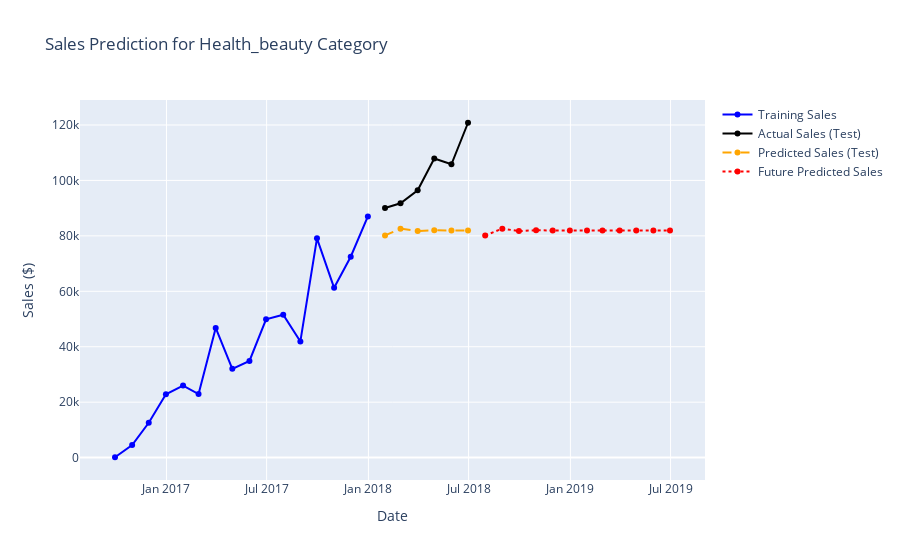
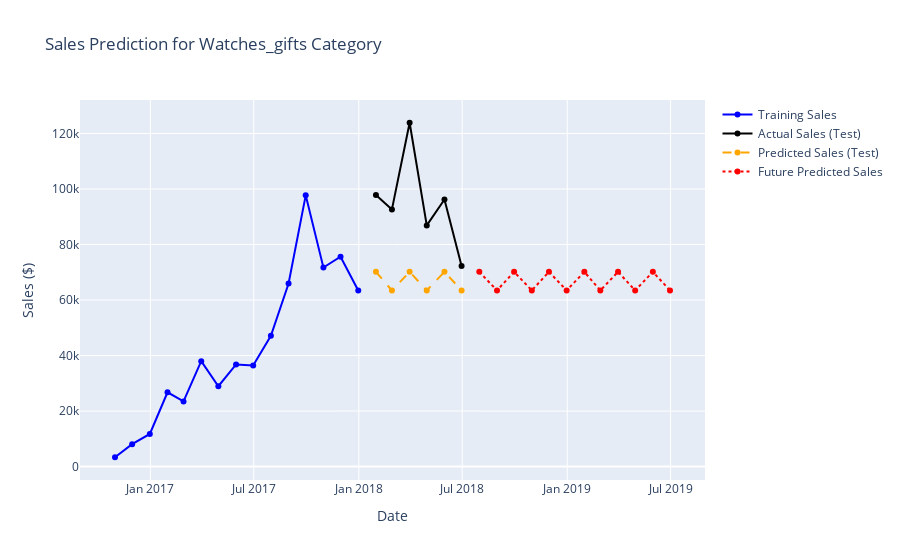
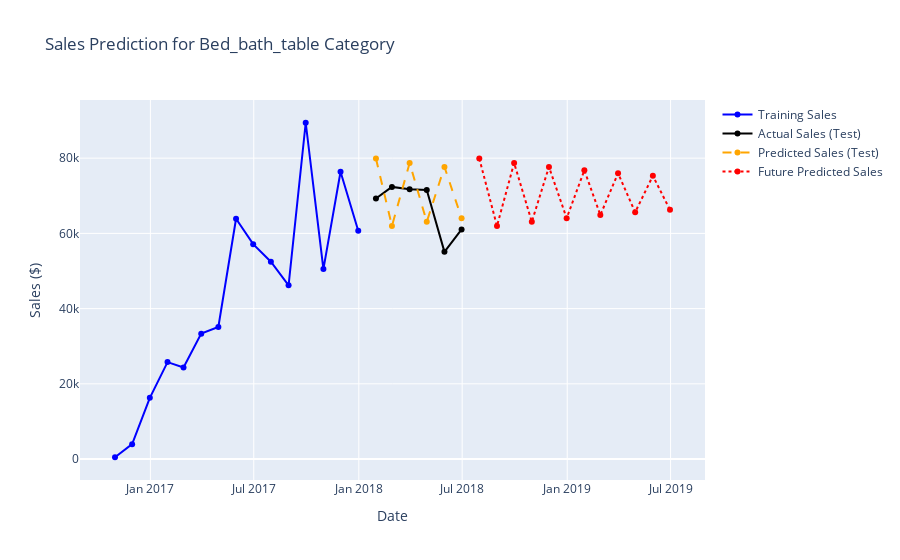
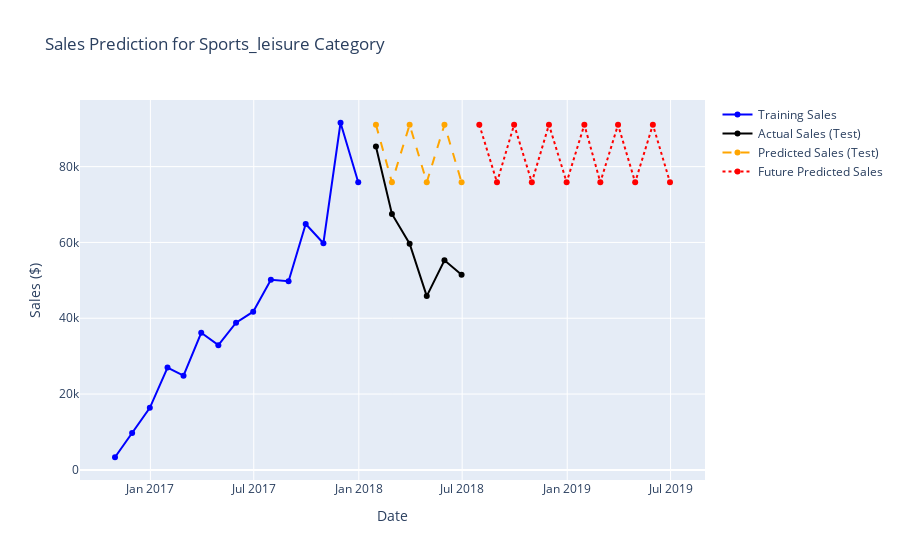

Source (notebook cell) for these figures, in order:
### Code cell
import pandas as pd
import plotly.graph_objs as go
from statsmodels.tsa.arima.model import ARIMA
from sklearn.metrics import mean_absolute_error, mean_squared_error, r2_score
import numpy as np

# Load the cleaned dataset
full_data = pd.read_csv('cleaned_full_data.csv')

# Step 1: Calculate total sales for each product category
total_sales_by_category = (
    full_data.groupby('product_category_name_english')['price']
    .sum()
    .reset_index()
)

# Step 2: Identify the top 5 categories by total sales
top_categories = total_sales_by_category.nlargest(5, 'price')['product_category_name_english'].tolist()

# Prepare a summary dictionary for the results
results_summary = {}
predicted_sales_summary = {}

# Number of future months to predict
future_months = 12  # Predicting for the next 12 months

# Step 3: Time Series Analysis for Each Top Category
for category_name in top_categories:
    # Filter data for the specific category
    category_data = full_data[full_data['product_category_name_english'] == category_name]

    # Group by year and month, summing up the sales
    category_monthly_sales = category_data.groupby(['order_year', 'order_month'])['price'].sum().reset_index()

    # Create a new Date column for easy time-based indexing
    category_monthly_sales['date'] = pd.to_datetime(
        category_monthly_sales['order_year'].astype(str) + '-' + 
        category_monthly_sales['order_month'].astype(str).str.zfill(2) + '-01'
    )

    # Sort values by date and set as index
    category_monthly_sales = category_monthly_sales.sort_values(by='date').reset_index(drop=True)
    category_monthly_sales.set_index('date', inplace=True)

    # Ensure frequency is set
    category_monthly_sales.index = pd.date_range(start=category_monthly_sales.index[0], 
                                                  periods=len(category_monthly_sales), 
                                                  freq='ME')  # Set frequency to month end

    # Split data: 2016-2017 for training, 2018 for testing
    train_data = category_monthly_sales[category_monthly_sales.index < '2018-01-01']
    test_data = category_monthly_sales[category_monthly_sales.index >= '2018-01-01']

    # Fit the ARIMA model
    model = ARIMA(train_data['price'], order=(1, 1, 1))  # Change the order as needed
    model_fit = model.fit()

    # Make predictions for the test set
    y_pred_test = model_fit.forecast(steps=len(test_data))

    # Calculate evaluation metrics
    mae = mean_absolute_error(test_data['price'], y_pred_test)
    mse = mean_squared_error(test_data['price'], y_pred_test)
    rmse = np.sqrt(mse)
    r2 = r2_score(test_data['price'], y_pred_test)

    # Store the results in the summary dictionary
    results_summary[category_name] = {
        'MAE': mae,
        'MSE': mse,
        'RMSE': rmse,
        'R² Score': r2
    }

    # Summarize predicted sales for future analysis
    predicted_sales_summary[category_name] = {
        'Predicted Sales': y_pred_test.sum()  # Sum of predicted sales for the testing period
    }

    # Future Predictions
    future_index = pd.date_range(start=category_monthly_sales.index[-1] + pd.DateOffset(months=1), 
                                  periods=future_months, freq='ME')  # Changed to 'ME'
    future_predictions = model_fit.forecast(steps=future_months)

    # Plotting with Plotly
    fig = go.Figure()
    fig.add_trace(go.Scatter(x=train_data.index, y=train_data['price'], mode='lines+markers', name='Training Sales', line=dict(color='blue')))
    fig.add_trace(go.Scatter(x=test_data.index, y=test_data['price'], mode='lines+markers', name='Actual Sales (Test)', line=dict(color='black')))
    fig.add_trace(go.Scatter(x=test_data.index, y=y_pred_test, mode='lines+markers', name='Predicted Sales (Test)', line=dict(dash='dash', color='orange')))
    fig.add_trace(go.Scatter(x=future_index, y=future_predictions, mode='lines+markers', name='Future Predicted Sales', line=dict(dash='dot', color='red')))
    fig.update_layout(title=f'Sales Prediction for {category_name.capitalize()} Category', 
                      xaxis_title='Date', 
                      yaxis_title='Sales ($)', 
                      hovermode="x unified")
    fig.show()

# Convert results summary to DataFrame for better visualization
results_df = pd.DataFrame(results_summary).T
predicted_sales_df = pd.DataFrame(predicted_sales_summary).T

# Display the results summary
print("Evaluation Metrics:")
print(results_df)

# Identify and display the category with the highest predicted sales
highest_sales_category = predicted_sales_df['Predicted Sales'].idxmax()
highest_sales_value = predicted_sales_df['Predicted Sales'].max()

print(f"\nThe category with the highest predicted sales is: {highest_sales_category} "
      f"with predicted sales of ${highest_sales_value:.2f}")

# Display future predictions for all top categories
for category in top_categories:
    # Use the already computed future_predictions from the last loop iteration
    print(f"Future predicted sales for {category} for the next {future_months} months: {predicted_sales_summary[category]['Predicted Sales']:.2f}")

### Figure 1 — Plotly figure (JSON) as saved in the notebook; plotly's stock layout.template omitted (floating-point values rounded to 4 significant figures)
{"data": [{"line": {"color": "blue"}, "mode": "lines+markers", "name": "Training Sales", "type": "scatter", "x": ["2016-09-30T00:00:00", "2016-10-31T00:00:00", "2016-11-30T00:00:00", "2016-12-31T00:00:00", "2017-01-31T00:00:00", "2017-02-28T00:00:00", "2017-03-31T00:00:00", "2017-04-30T00:00:00", "2017-05-31T00:00:00", "2017-06-30T00:00:00", "2017-07-31T00:00:00", "2017-08-31T00:00:00", "2017-09-30T00:00:00", "2017-10-31T00:00:00", "2017-11-30T00:00:00", "2017-12-31T00:00:00"], "y": [135.0, 4553.0, 12560.0, 22840.0, 26000.0, 22940.0, 46790.0, 32030.0, 34900.0, 49870.0, 51540.0, 41920.0, 79120.0, 61260.0, 72470.0, 87000.0]}, {"line": {"color": "black"}, "mode": "lines+markers", "name": "Actual Sales (Test)", "type": "scatter", "x": ["2018-01-31T00:00:00", "2018-02-28T00:00:00", "2018-03-31T00:00:00", "2018-04-30T00:00:00", "2018-05-31T00:00:00", "2018-06-30T00:00:00"], "y": [90030.0, 91750.0, 96460.0, 107900.0, 105800.0, 120800.0]}, {"line": {"color": "orange", "dash": "dash"}, "mode": "lines+markers", "name": "Predicted Sales (Test)", "type": "scatter", "x": ["2018-01-31T00:00:00", "2018-02-28T00:00:00", "2018-03-31T00:00:00", "2018-04-30T00:00:00", "2018-05-31T00:00:00", "2018-06-30T00:00:00"], "y": [80160.0, 82610.0, 81730.0, 82040.0, 81930.0, 81970.0]}, {"line": {"color": "red", "dash": "dot"}, "mode": "lines+markers", "name": "Future Predicted Sales", "type": "scatter", "x": ["2018-07-31T00:00:00", "2018-08-31T00:00:00", "2018-09-30T00:00:00", "2018-10-31T00:00:00", "2018-11-30T00:00:00", "2018-12-31T00:00:00", "2019-01-31T00:00:00", "2019-02-28T00:00:00", "2019-03-31T00:00:00", "2019-04-30T00:00:00", "2019-05-31T00:00:00", "2019-06-30T00:00:00"], "y": [80160.0, 82610.0, 81730.0, 82040.0, 81930.0, 81970.0, 81960.0, 81960.0, 81960.0, 81960.0, 81960.0, 81960.0]}], "layout": {"autosize": true, "hovermode": "x unified", "title": {"text": "Sales Prediction for Health_beauty Category"}, "xaxis": {"autorange": true, "range": ["2016-07-30 08:49:10.8697", "2019-08-30 15:10:49.1303"], "title": {"text": "Date"}, "type": "date"}, "yaxis": {"autorange": true, "range": [-9823.0, 130800.0], "title": {"text": "Sales ($)"}, "type": "linear"}}}

### Figure 2 — Plotly figure (JSON) as saved in the notebook; plotly's stock layout.template omitted (floating-point values rounded to 4 significant figures)
{"data": [{"line": {"color": "blue"}, "mode": "lines+markers", "name": "Training Sales", "type": "scatter", "x": ["2016-10-31T00:00:00", "2016-11-30T00:00:00", "2016-12-31T00:00:00", "2017-01-31T00:00:00", "2017-02-28T00:00:00", "2017-03-31T00:00:00", "2017-04-30T00:00:00", "2017-05-31T00:00:00", "2017-06-30T00:00:00", "2017-07-31T00:00:00", "2017-08-31T00:00:00", "2017-09-30T00:00:00", "2017-10-31T00:00:00", "2017-11-30T00:00:00", "2017-12-31T00:00:00"], "y": [3360.0, 8087.0, 11760.0, 26770.0, 23490.0, 37970.0, 28950.0, 36800.0, 36420.0, 47140.0, 65960.0, 97720.0, 71730.0, 75620.0, 63460.0]}, {"line": {"color": "black"}, "mode": "lines+markers", "name": "Actual Sales (Test)", "type": "scatter", "x": ["2018-01-31T00:00:00", "2018-02-28T00:00:00", "2018-03-31T00:00:00", "2018-04-30T00:00:00", "2018-05-31T00:00:00", "2018-06-30T00:00:00"], "y": [97860.0, 92660.0, 123900.0, 86890.0, 96210.0, 72280.0]}, {"line": {"color": "orange", "dash": "dash"}, "mode": "lines+markers", "name": "Predicted Sales (Test)", "type": "scatter", "x": ["2018-01-31T00:00:00", "2018-02-28T00:00:00", "2018-03-31T00:00:00", "2018-04-30T00:00:00", "2018-05-31T00:00:00", "2018-06-30T00:00:00"], "y": [70160.0, 63460.0, 70160.0, 63460.0, 70160.0, 63460.0]}, {"line": {"color": "red", "dash": "dot"}, "mode": "lines+markers", "name": "Future Predicted Sales", "type": "scatter", "x": ["2018-07-31T00:00:00", "2018-08-31T00:00:00", "2018-09-30T00:00:00", "2018-10-31T00:00:00", "2018-11-30T00:00:00", "2018-12-31T00:00:00", "2019-01-31T00:00:00", "2019-02-28T00:00:00", "2019-03-31T00:00:00", "2019-04-30T00:00:00", "2019-05-31T00:00:00", "2019-06-30T00:00:00"], "y": [70160.0, 63460.0, 70160.0, 63460.0, 70160.0, 63460.0, 70160.0, 63460.0, 70160.0, 63460.0, 70150.0, 63460.0]}], "layout": {"autosize": true, "hovermode": "x unified", "title": {"text": "Sales Prediction for Watches_gifts Category"}, "xaxis": {"autorange": true, "range": ["2016-09-01 06:32:13.6445", "2019-08-28 17:27:46.3555"], "title": {"text": "Date"}, "type": "date"}, "yaxis": {"autorange": true, "range": [-6585.0, 133800.0], "title": {"text": "Sales ($)"}, "type": "linear"}}}

### Figure 3 — Plotly figure (JSON) as saved in the notebook; plotly's stock layout.template omitted (floating-point values rounded to 4 significant figures)
{"data": [{"line": {"color": "blue"}, "mode": "lines+markers", "name": "Training Sales", "type": "scatter", "x": ["2016-10-31T00:00:00", "2016-11-30T00:00:00", "2016-12-31T00:00:00", "2017-01-31T00:00:00", "2017-02-28T00:00:00", "2017-03-31T00:00:00", "2017-04-30T00:00:00", "2017-05-31T00:00:00", "2017-06-30T00:00:00", "2017-07-31T00:00:00", "2017-08-31T00:00:00", "2017-09-30T00:00:00", "2017-10-31T00:00:00", "2017-11-30T00:00:00", "2017-12-31T00:00:00"], "y": [479.0, 3960.0, 16280.0, 25770.0, 24350.0, 33350.0, 35110.0, 63890.0, 57140.0, 52470.0, 46198, 89410.0, 50510.0, 76380.0, 60690.0]}, {"line": {"color": "black"}, "mode": "lines+markers", "name": "Actual Sales (Test)", "type": "scatter", "x": ["2018-01-31T00:00:00", "2018-02-28T00:00:00", "2018-03-31T00:00:00", "2018-04-30T00:00:00", "2018-05-31T00:00:00", "2018-06-30T00:00:00"], "y": [69260.0, 72360.0, 71700.0, 71570.0, 55080.0, 61040.0]}, {"line": {"color": "orange", "dash": "dash"}, "mode": "lines+markers", "name": "Predicted Sales (Test)", "type": "scatter", "x": ["2018-01-31T00:00:00", "2018-02-28T00:00:00", "2018-03-31T00:00:00", "2018-04-30T00:00:00", "2018-05-31T00:00:00", "2018-06-30T00:00:00"], "y": [79890.0, 61960.0, 78710.0, 63070.0, 77680.0, 64030.0]}, {"line": {"color": "red", "dash": "dot"}, "mode": "lines+markers", "name": "Future Predicted Sales", "type": "scatter", "x": ["2018-07-31T00:00:00", "2018-08-31T00:00:00", "2018-09-30T00:00:00", "2018-10-31T00:00:00", "2018-11-30T00:00:00", "2018-12-31T00:00:00", "2019-01-31T00:00:00", "2019-02-28T00:00:00", "2019-03-31T00:00:00", "2019-04-30T00:00:00", "2019-05-31T00:00:00", "2019-06-30T00:00:00"], "y": [79890.0, 61960.0, 78710.0, 63070.0, 77680.0, 64030.0, 76770.0, 64870.0, 75990.0, 65610.0, 75300.0, 66250.0]}], "layout": {"autosize": true, "hovermode": "x unified", "title": {"text": "Sales Prediction for Bed_bath_table Category"}, "xaxis": {"autorange": true, "range": ["2016-09-01 06:32:13.6445", "2019-08-28 17:27:46.3555"], "title": {"text": "Date"}, "type": "date"}, "yaxis": {"autorange": true, "range": [-6860.0, 96750.0], "title": {"text": "Sales ($)"}, "type": "linear"}}}

### Figure 4 — Plotly figure (JSON) as saved in the notebook; plotly's stock layout.template omitted (floating-point values rounded to 4 significant figures)
{"data": [{"line": {"color": "blue"}, "mode": "lines+markers", "name": "Training Sales", "type": "scatter", "x": ["2016-10-31T00:00:00", "2016-11-30T00:00:00", "2016-12-31T00:00:00", "2017-01-31T00:00:00", "2017-02-28T00:00:00", "2017-03-31T00:00:00", "2017-04-30T00:00:00", "2017-05-31T00:00:00", "2017-06-30T00:00:00", "2017-07-31T00:00:00", "2017-08-31T00:00:00", "2017-09-30T00:00:00", "2017-10-31T00:00:00", "2017-11-30T00:00:00", "2017-12-31T00:00:00"], "y": [3334.0, 9718.0, 16370.0, 27000.0, 24860.0, 36160.0, 32900.0, 38810.0, 41730.0, 50170.0, 49750.0, 64870.0, 59790.0, 91570.0, 75860.0]}, {"line": {"color": "black"}, "mode": "lines+markers", "name": "Actual Sales (Test)", "type": "scatter", "x": ["2018-01-31T00:00:00", "2018-02-28T00:00:00", "2018-03-31T00:00:00", "2018-04-30T00:00:00", "2018-05-31T00:00:00", "2018-06-30T00:00:00"], "y": [85290.0, 67530.0, 59660.0, 45850.0, 55290.0, 51500.0]}, {"line": {"color": "orange", "dash": "dash"}, "mode": "lines+markers", "name": "Predicted Sales (Test)", "type": "scatter", "x": ["2018-01-31T00:00:00", "2018-02-28T00:00:00", "2018-03-31T00:00:00", "2018-04-30T00:00:00", "2018-05-31T00:00:00", "2018-06-30T00:00:00"], "y": [91060.0, 75860.0, 91060.0, 75860.0, 91060.0, 75860.0]}, {"line": {"color": "red", "dash": "dot"}, "mode": "lines+markers", "name": "Future Predicted Sales", "type": "scatter", "x": ["2018-07-31T00:00:00", "2018-08-31T00:00:00", "2018-09-30T00:00:00", "2018-10-31T00:00:00", "2018-11-30T00:00:00", "2018-12-31T00:00:00", "2019-01-31T00:00:00", "2019-02-28T00:00:00", "2019-03-31T00:00:00", "2019-04-30T00:00:00", "2019-05-31T00:00:00", "2019-06-30T00:00:00"], "y": [91060.0, 75860.0, 91060.0, 75860.0, 91060.0, 75860.0, 91060.0, 75860.0, 91060.0, 75860.0, 91060.0, 75860.0]}], "layout": {"autosize": true, "hovermode": "x unified", "title": {"text": "Sales Prediction for Sports_leisure Category"}, "xaxis": {"autorange": true, "range": ["2016-09-01 06:32:13.6445", "2019-08-28 17:27:46.3555"], "title": {"text": "Date"}, "type": "date"}, "yaxis": {"autorange": true, "range": [-3948.0, 98860.0], "title": {"text": "Sales ($)"}, "type": "linear"}}}
